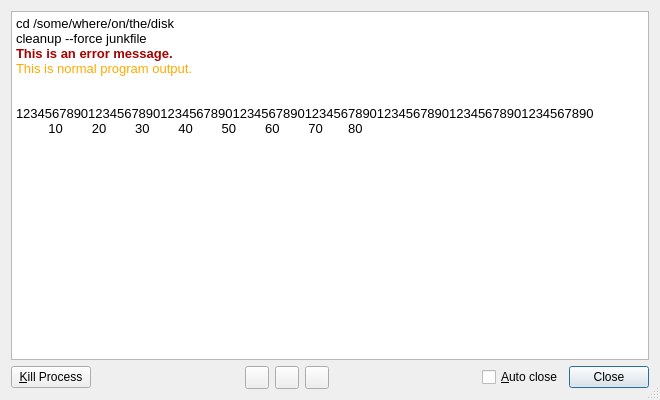
<?xml version="1.0" encoding="UTF-8"?>
<ui version="4.0">
 <class>OutputWindow</class>
 <widget class="QDialog" name="OutputWindow">
  <property name="geometry">
   <rect>
    <x>0</x>
    <y>0</y>
    <width>660</width>
    <height>400</height>
   </rect>
  </property>
  <property name="windowTitle">
   <string>Cleanup Output</string>
  </property>
  <property name="windowIcon">
   <iconset resource="icons.qrc">
    <normaloff>:/icons/terminal.png</normaloff>:/icons/terminal.png</iconset>
  </property>
  <property name="sizeGripEnabled">
   <bool>true</bool>
  </property>
  <layout class="QVBoxLayout" name="verticalLayout">
   <item>
    <widget class="QTextEdit" name="terminal">
     <property name="lineWrapMode">
      <enum>QTextEdit::NoWrap</enum>
     </property>
     <property name="html">
      <string notr="true">&lt;!DOCTYPE HTML PUBLIC &quot;-//W3C//DTD HTML 4.0//EN&quot; &quot;http://www.w3.org/TR/REC-html40/strict.dtd&quot;&gt;
&lt;html&gt;&lt;head&gt;&lt;meta name=&quot;qrichtext&quot; content=&quot;1&quot; /&gt;&lt;style type=&quot;text/css&quot;&gt;
p, li { white-space: pre-wrap; }
&lt;/style&gt;&lt;/head&gt;&lt;body style=&quot; font-family:'Sans'; font-size:10pt; font-weight:400; font-style:normal;&quot;&gt;
&lt;p style=&quot; margin-top:0px; margin-bottom:0px; margin-left:0px; margin-right:0px; -qt-block-indent:0; text-indent:0px;&quot;&gt;&lt;span style=&quot; font-family:'monospace';&quot;&gt;cd /some/where/on/the/disk&lt;/span&gt;&lt;/p&gt;
&lt;p style=&quot; margin-top:0px; margin-bottom:0px; margin-left:0px; margin-right:0px; -qt-block-indent:0; text-indent:0px;&quot;&gt;&lt;span style=&quot; font-family:'monospace';&quot;&gt;cleanup --force junkfile&lt;/span&gt;&lt;/p&gt;
&lt;p style=&quot; margin-top:0px; margin-bottom:0px; margin-left:0px; margin-right:0px; -qt-block-indent:0; text-indent:0px;&quot;&gt;&lt;span style=&quot; font-family:'monospace'; font-weight:600; color:#aa0000;&quot;&gt;This is an error message.&lt;/span&gt;&lt;/p&gt;
&lt;p style=&quot; margin-top:0px; margin-bottom:0px; margin-left:0px; margin-right:0px; -qt-block-indent:0; text-indent:0px;&quot;&gt;&lt;span style=&quot; font-family:'monospace'; color:#ffaa00;&quot;&gt;This is normal program output.&lt;/span&gt;&lt;/p&gt;
&lt;p style=&quot; margin-top:0px; margin-bottom:0px; margin-left:0px; margin-right:0px; -qt-block-indent:0; text-indent:0px;&quot;&gt;&lt;span style=&quot; font-family:'monospace';&quot;&gt;&lt;br /&gt;&lt;/span&gt;&lt;/p&gt;
&lt;p style=&quot; margin-top:0px; margin-bottom:0px; margin-left:0px; margin-right:0px; -qt-block-indent:0; text-indent:0px;&quot;&gt;&lt;span style=&quot; font-family:'monospace';&quot;&gt;12345678901234567890123456789012345678901234567890123456789012345678901234567890&lt;/span&gt;&lt;/p&gt;
&lt;p style=&quot; margin-top:0px; margin-bottom:0px; margin-left:0px; margin-right:0px; -qt-block-indent:0; text-indent:0px;&quot;&gt;&lt;span style=&quot; font-family:'monospace';&quot;&gt;         10        20        30        40        50        60        70       80&lt;/span&gt;&lt;/p&gt;&lt;/body&gt;&lt;/html&gt;</string>
     </property>
     <property name="textInteractionFlags">
      <set>Qt::LinksAccessibleByMouse|Qt::TextSelectableByKeyboard|Qt::TextSelectableByMouse</set>
     </property>
    </widget>
   </item>
   <item>
    <layout class="QHBoxLayout" name="horizontalLayout">
     <item>
      <widget class="QPushButton" name="killButton">
       <property name="text">
        <string>&amp;Kill Process</string>
       </property>
       <property name="autoDefault">
        <bool>false</bool>
       </property>
      </widget>
     </item>
     <item>
      <spacer name="horizontalSpacer">
       <property name="orientation">
        <enum>Qt::Horizontal</enum>
       </property>
       <property name="sizeHint" stdset="0">
        <size>
         <width>0</width>
         <height>0</height>
        </size>
       </property>
      </spacer>
     </item>
     <item>
      <widget class="QToolButton" name="zoomOutButton">
       <property name="toolTip">
        <string>Zoom out</string>
       </property>
       <property name="icon">
        <iconset resource="icons.qrc">
         <normaloff>:/icons/magnifier-zoom-out.png</normaloff>:/icons/magnifier-zoom-out.png</iconset>
       </property>
      </widget>
     </item>
     <item>
      <widget class="QToolButton" name="resetZoomButton">
       <property name="toolTip">
        <string>Reset zoom</string>
       </property>
       <property name="icon">
        <iconset resource="icons.qrc">
         <normaloff>:/icons/magnifier-zoom-actual-equal.png</normaloff>:/icons/magnifier-zoom-actual-equal.png</iconset>
       </property>
      </widget>
     </item>
     <item>
      <widget class="QToolButton" name="zoomInButton">
       <property name="toolTip">
        <string>Zoom in</string>
       </property>
       <property name="icon">
        <iconset resource="icons.qrc">
         <normaloff>:/icons/magnifier-zoom-in.png</normaloff>:/icons/magnifier-zoom-in.png</iconset>
       </property>
      </widget>
     </item>
     <item>
      <spacer name="horizontalSpacer_2">
       <property name="orientation">
        <enum>Qt::Horizontal</enum>
       </property>
       <property name="sizeHint" stdset="0">
        <size>
         <width>0</width>
         <height>0</height>
        </size>
       </property>
      </spacer>
     </item>
     <item>
      <widget class="QCheckBox" name="autoCloseCheckBox">
       <property name="toolTip">
        <string>Automatically close this window when the Cleanup process completes</string>
       </property>
       <property name="text">
        <string>&amp;Auto close</string>
       </property>
      </widget>
     </item>
     <item>
      <widget class="QDialogButtonBox" name="buttonBox">
       <property name="sizePolicy">
        <sizepolicy hsizetype="Fixed" vsizetype="Fixed">
         <horstretch>0</horstretch>
         <verstretch>0</verstretch>
        </sizepolicy>
       </property>
       <property name="standardButtons">
        <set>QDialogButtonBox::Close</set>
       </property>
      </widget>
     </item>
    </layout>
   </item>
  </layout>
  <action name="actionZoomIn">
   <property name="icon">
    <iconset>
     <normaloff>:/icons/zoom-in.png</normaloff>:/icons/zoom-in.png</iconset>
   </property>
   <property name="text">
    <string>Zoom In</string>
   </property>
   <property name="toolTip">
    <string>Make the font of the output window larger.</string>
   </property>
  </action>
  <action name="actionZoomOut">
   <property name="icon">
    <iconset>
     <normaloff>:/icons/zoom-out.png</normaloff>:/icons/zoom-out.png</iconset>
   </property>
   <property name="text">
    <string>Zoom Out</string>
   </property>
   <property name="toolTip">
    <string>Make the font of the output window smaller.</string>
   </property>
  </action>
  <action name="actionResetZoom">
   <property name="icon">
    <iconset>
     <normaloff>:/icons/zoom-best-fit.png</normaloff>:/icons/zoom-best-fit.png</iconset>
   </property>
   <property name="text">
    <string>Reset Zoom</string>
   </property>
   <property name="toolTip">
    <string>Use standard font size for the output window.</string>
   </property>
   <property name="shortcut">
    <string>Ctrl+0</string>
   </property>
  </action>
 </widget>
 <tabstops>
  <tabstop>terminal</tabstop>
  <tabstop>autoCloseCheckBox</tabstop>
 </tabstops>
 <resources>
  <include location="icons.qrc"/>
 </resources>
 <connections>
  <connection>
   <sender>buttonBox</sender>
   <signal>rejected()</signal>
   <receiver>OutputWindow</receiver>
   <slot>close()</slot>
   <hints>
    <hint type="sourcelabel">
     <x>514</x>
     <y>377</y>
    </hint>
    <hint type="destinationlabel">
     <x>329</x>
     <y>199</y>
    </hint>
   </hints>
  </connection>
  <connection>
   <sender>actionZoomIn</sender>
   <signal>triggered()</signal>
   <receiver>zoomInButton</receiver>
   <slot>click()</slot>
   <hints>
    <hint type="sourcelabel">
     <x>-1</x>
     <y>-1</y>
    </hint>
    <hint type="destinationlabel">
     <x>309</x>
     <y>377</y>
    </hint>
   </hints>
  </connection>
  <connection>
   <sender>actionZoomOut</sender>
   <signal>triggered()</signal>
   <receiver>zoomOutButton</receiver>
   <slot>click()</slot>
   <hints>
    <hint type="sourcelabel">
     <x>-1</x>
     <y>-1</y>
    </hint>
    <hint type="destinationlabel">
     <x>255</x>
     <y>377</y>
    </hint>
   </hints>
  </connection>
  <connection>
   <sender>actionResetZoom</sender>
   <signal>triggered()</signal>
   <receiver>resetZoomButton</receiver>
   <slot>click()</slot>
   <hints>
    <hint type="sourcelabel">
     <x>-1</x>
     <y>-1</y>
    </hint>
    <hint type="destinationlabel">
     <x>282</x>
     <y>377</y>
    </hint>
   </hints>
  </connection>
 </connections>
</ui>
